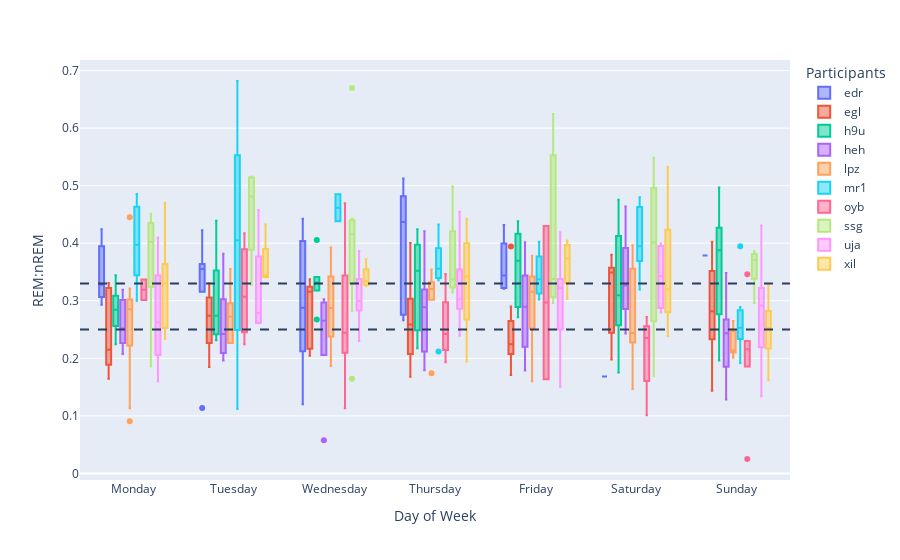

Notebook cell for this chart:
### Code cell
# plot average sleep REM:nREM ratio for each participant for each day_name ordered from Monday to Sunday
# order x axis day_name by day of the week
slpfilt['day_name'] = pd.Categorical(slpfilt['day_name'], categories=['Monday', 'Tuesday', 'Wednesday', 'Thursday', 'Friday', 'Saturday', 'Sunday'], ordered=True)
fig = px.box(slpfilt, x="day_name", y="REM:nREM", color="pid", #points="all",
                labels={
                    "REM:nREM": "REM:nREM",
                    "day_name": "Day of Week",
                    "pid": "Participants"
                })
fig.add_hline(y=0.25, line_dash="dash")
fig.add_hline(y=0.33, line_dash="dash")
fig.update_xaxes(categoryorder='array', categoryarray= ['Monday', 'Tuesday', 'Wednesday', 'Thursday', 'Friday', 'Saturday', 'Sunday'])
fig.show()

### Figure 1 — Plotly figure (JSON) as saved in the notebook; plotly's stock layout.template omitted (floating-point values rounded to 4 significant figures)
{"data": [{"alignmentgroup": "True", "hovertemplate": "Participants=edr<br>Day of Week=%{x}<br>REM:nREM=%{y}<extra></extra>", "legendgroup": "edr", "marker": {"color": "#636efa"}, "name": "edr", "notched": false, "offsetgroup": "edr", "orientation": "v", "showlegend": true, "type": "box", "x": ["Wednesday", "Thursday", "Friday", "Monday", "Tuesday", "Wednesday", "Thursday", "Friday", "Saturday", "Monday", "Tuesday", "Wednesday", "Thursday", "Friday", "Monday", "Tuesday", "Wednesday", "Thursday", "Friday", "Saturday", "Tuesday", "Wednesday", "Friday", "Thursday", "Sunday", "Monday", "Tuesday", "Wednesday", "Thursday", "Monday", "Tuesday", "Wednesday", "Wednesday"], "x0": " ", "xaxis": "x", "y": [0.4188, 0.2758, 0.3211, 0.328, 0.3158, 0.4424, 0.4506, 0.3228, 0.1683, 0.4242, 0.3571, 0.2144, 0.4816, 0.3439, 0.3848, 0.3534, 0.2562, 0.5125, 0.3887, null, 0.1136, 0.3199, 0.4319, 0.2661, 0.3788, 0.2932, 0.4226, 0.389, 0.4228, 0.311, 0.3639, 0.2105, 0.1201], "y0": " ", "yaxis": "y"}, {"alignmentgroup": "True", "hovertemplate": "Participants=egl<br>Day of Week=%{x}<br>REM:nREM=%{y}<extra></extra>", "legendgroup": "egl", "marker": {"color": "#EF553B"}, "name": "egl", "notched": false, "offsetgroup": "egl", "orientation": "v", "showlegend": true, "type": "box", "x": ["Wednesday", "Thursday", "Friday", "Friday", "Sunday", "Sunday", "Tuesday", "Tuesday", "Friday", "Sunday", "Tuesday", "Wednesday", "Thursday", "Friday", "Sunday", "Sunday", "Monday", "Tuesday", "Wednesday", "Thursday", "Saturday", "Saturday", "Monday", "Monday", "Tuesday", "Wednesday", "Friday", "Friday", "Sunday", "Monday", "Monday", "Friday", "Friday", "Sunday", "Monday", "Tuesday", "Thursday", "Friday", "Saturday", "Saturday", "Monday", "Monday", "Wednesday", "Thursday", "Friday", "Saturday", "Sunday", "Tuesday", "Wednesday", "Thursday", "Friday"], "x0": " ", "xaxis": "x", "y": [0.3244, 0.2308, 0.1709, 0.2903, 0.3644, 0.3395, 0.2954, 0.3301, 0.2247, 0.2639, 0.1849, 0.314, 0.4003, 0.2175, 0.4024, 0.2052, 0.1645, 0.2741, 0.2043, 0.2076, 0.1981, 0.3501, 0.184, 0.3142, 0.309, 0.3175, 0.3944, 0.2585, 0.1435, 0.3304, 0.2329, 0.2081, 0.2558, 0.2612, 0.3311, 0.2546, 0.1679, 0.2074, 0.2596, 0.38, 0.197, 0.1939, 0.2168, 0.3034, 0.1954, 0.349, 0.3001, 0.2173, 0.3373, 0.2868, 0.2672], "y0": " ", "yaxis": "y"}, {"alignmentgroup": "True", "hovertemplate": "Participants=h9u<br>Day of Week=%{x}<br>REM:nREM=%{y}<extra></extra>", "legendgroup": "h9u", "marker": {"color": "#00cc96"}, "name": "h9u", "notched": false, "offsetgroup": "h9u", "orientation": "v", "showlegend": true, "type": "box", "x": ["Friday", "Saturday", "Sunday", "Monday", "Tuesday", "Wednesday", "Thursday", "Thursday", "Saturday", "Sunday", "Monday", "Tuesday", "Wednesday", "Thursday", "Friday", "Saturday", "Sunday", "Monday", "Tuesday", "Wednesday", "Thursday", "Friday", "Saturday", "Sunday", "Monday", "Tuesday", "Wednesday", "Thursday", "Friday", "Saturday", "Sunday", "Monday", "Monday", "Tuesday", "Thursday", "Friday", "Saturday", "Sunday", "Monday", "Tuesday", "Wednesday", "Thursday", "Friday", "Saturday", "Sunday", "Sunday", "Tuesday", "Wednesday", "Thursday", "Friday", "Saturday", "Sunday", "Monday", "Monday", "Tuesday", "Thursday", "Thursday", "Friday", "Sunday"], "x0": " ", "xaxis": "x", "y": [0.3697, 0.3836, 0.3825, 0.231, 0.2653, 0.2674, 0.4153, 0.2488, 0.2876, 0.2517, 0.2644, 0.2388, 0.4057, 0.3906, 0.3387, 0.2388, 0.196, 0.3065, 0.3379, 0.3179, 0.2174, null, 0.2759, 0.3929, 0.2745, 0.4388, 0.3299, 0.2847, 0.3874, 0.1754, 0.3021, 0.3445, 0.3, 0.2447, 0.2415, 0.4259, 0.4756, 0.413, 0.3157, 0.2831, 0.3412, 0.3172, 0.2725, 0.3312, 0.4334, 0.427, 0.2314, 0.3333, 0.3975, 0.2714, 0.4414, 0.497, 0.2843, 0.2245, 0.3673, 0.4242, 0.3869, 0.4383, 0.2767], "y0": " ", "yaxis": "y"}, {"alignmentgroup": "True", "hovertemplate": "Participants=heh<br>Day of Week=%{x}<br>REM:nREM=%{y}<extra></extra>", "legendgroup": "heh", "marker": {"color": "#ab63fa"}, "name": "heh", "notched": false, "offsetgroup": "heh", "orientation": "v", "showlegend": true, "type": "box", "x": ["Thursday", "Friday", "Sunday", "Sunday", "Monday", "Tuesday", "Wednesday", "Thursday", "Friday", "Sunday", "Sunday", "Monday", "Tuesday", "Thursday", "Thursday", "Friday", "Saturday", "Sunday", "Monday", "Tuesday", "Wednesday", "Thursday", "Friday", "Saturday", "Sunday", "Monday", "Tuesday", "Wednesday", "Thursday", "Friday", "Saturday", "Sunday", "Monday", "Tuesday", "Wednesday", "Thursday", "Friday", "Saturday", "Sunday", "Monday", "Tuesday", "Wednesday", "Thursday", "Friday", "Saturday", "Sunday", "Monday", "Tuesday", "Wednesday", "Thursday", "Friday", "Saturday", "Sunday"], "x0": " ", "xaxis": "x", "y": [0.1792, 0.2688, 0.2869, 0.2609, 0.3193, 0.2057, 0.297, 0.4206, 0.1786, 0.1286, 0.2546, 0.2074, 0.3112, 0.2101, 0.3328, 0.2167, 0.3189, 0.2025, 0.2676, 0.2421, 0.241, 0.2379, 0.4018, 0.4637, 0.2328, 0.22, 0.2774, 0.3025, 0.2886, 0.2239, 0.2432, 0.2675, 0.2519, 0.2201, 0.2898, 0.3148, 0.3634, 0.3338, 0.1704, 0.2472, 0.196, 0.2057, 0.3154, 0.3244, 0.2855, 0.1852, 0.3127, 0.3818, 0.05753, 0.2122, 0.3106, 0.3916, 0.3485], "y0": " ", "yaxis": "y"}, {"alignmentgroup": "True", "hovertemplate": "Participants=lpz<br>Day of Week=%{x}<br>REM:nREM=%{y}<extra></extra>", "legendgroup": "lpz", "marker": {"color": "#FFA15A"}, "name": "lpz", "notched": false, "offsetgroup": "lpz", "orientation": "v", "showlegend": true, "type": "box", "x": ["Friday", "Saturday", "Sunday", "Monday", "Wednesday", "Thursday", "Saturday", "Tuesday", "Wednesday", "Thursday", "Friday", "Sunday", "Monday", "Monday", "Tuesday", "Thursday", "Friday", "Saturday", "Sunday", "Monday", "Tuesday", "Wednesday", "Friday", "Sunday", "Monday", "Tuesday", "Saturday", "Saturday", "Monday", "Monday", "Wednesday", "Thursday", "Friday", "Friday", "Sunday", "Monday", "Monday", "Tuesday", "Wednesday", "Thursday", "Friday", "Saturday", "Sunday", "Monday", "Tuesday", "Wednesday", "Thursday", "Saturday", "Sunday", "Monday"], "x0": " ", "xaxis": "x", "y": [0.2958, 0.272, 0.2154, 0.4453, 0.2505, 0.31, 0.2243, 0.2268, 0.238, 0.3543, 0.3172, 0.2011, 0.2843, 0.3212, 0.2265, 0.3308, 0.3157, 0.3963, 0.2648, 0.2851, 0.2955, 0.3242, 0.2372, 0.2122, 0.2942, 0.2528, 0.1469, 0.2371, 0.09072, 0.2959, 0.3423, 0.3018, 0.1604, 0.3504, 0.2136, null, null, 0.2927, 0.3925, 0.3322, 0.3783, 0.3833, 0.2574, 0.2586, 0.3552, 0.1867, 0.1742, 0.244, 0.2092, 0.1134], "y0": " ", "yaxis": "y"}, {"alignmentgroup": "True", "hovertemplate": "Participants=mr1<br>Day of Week=%{x}<br>REM:nREM=%{y}<extra></extra>", "legendgroup": "mr1", "marker": {"color": "#19d3f3"}, "name": "mr1", "notched": false, "offsetgroup": "mr1", "orientation": "v", "showlegend": true, "type": "box", "x": ["Thursday", "Friday", "Monday", "Tuesday", "Thursday", "Saturday", "Sunday", "Monday", "Tuesday", "Wednesday", "Friday", "Saturday", "Sunday", "Monday", "Thursday", "Thursday", "Friday", "Saturday", "Sunday", "Monday", "Wednesday", "Thursday", "Sunday", "Monday", "Sunday", "Monday", "Saturday", "Sunday", "Monday", "Tuesday", "Thursday", "Friday", "Saturday", "Sunday", "Tuesday", "Thursday"], "x0": " ", "xaxis": "x", "y": [0.3688, 0.323, 0.4313, 0.6819, 0.3356, 0.3947, 0.3949, 0.4739, 0.4235, 0.4383, 0.3021, 0.4799, 0.2892, 0.3466, 0.3558, 0.3987, 0.3515, 0.3198, 0.1918, 0.3434, 0.4851, 0.3522, 0.2531, 0.3975, 0.2298, 0.4855, 0.3858, 0.2458, 0.2998, 0.3867, 0.4323, 0.4024, 0.4573, 0.267, 0.1118, 0.2118], "y0": " ", "yaxis": "y"}, {"alignmentgroup": "True", "hovertemplate": "Participants=oyb<br>Day of Week=%{x}<br>REM:nREM=%{y}<extra></extra>", "legendgroup": "oyb", "marker": {"color": "#FF6692"}, "name": "oyb", "notched": false, "offsetgroup": "oyb", "orientation": "v", "showlegend": true, "type": "box", "x": ["Thursday", "Sunday", "Tuesday", "Friday", "Saturday", "Sunday", "Wednesday", "Saturday", "Sunday", "Monday", "Tuesday", "Wednesday", "Thursday", "Saturday", "Sunday", "Wednesday", "Thursday", "Saturday", "Sunday", "Wednesday", "Thursday", "Friday", "Sunday", "Monday", "Tuesday", "Saturday", "Wednesday", "Friday", "Sunday"], "x0": " ", "xaxis": "x", "y": [0.3465, 0.1858, 0.4172, 0.4301, 0.2718, 0.3462, 0.3021, 0.101, 0.23, 0.3369, 0.2246, 0.242, 0.1933, 0.2352, 0.2036, 0.1131, 0.2361, 0.2503, 0.2279, 0.4693, 0.2487, null, null, 0.3013, 0.3071, 0.1805, 0.2443, 0.1637, 0.02506], "y0": " ", "yaxis": "y"}, {"alignmentgroup": "True", "hovertemplate": "Participants=ssg<br>Day of Week=%{x}<br>REM:nREM=%{y}<extra></extra>", "legendgroup": "ssg", "marker": {"color": "#B6E880"}, "name": "ssg", "notched": false, "offsetgroup": "ssg", "orientation": "v", "showlegend": true, "type": "box", "x": ["Friday", "Sunday", "Sunday", "Monday", "Tuesday", "Wednesday", "Thursday", "Sunday", "Sunday", "Monday", "Wednesday", "Wednesday", "Saturday", "Wednesday", "Wednesday", "Thursday", "Saturday", "Monday", "Monday", "Tuesday", "Thursday", "Friday", "Tuesday", "Saturday", "Sunday", "Sunday", "Wednesday", "Wednesday", "Thursday", "Saturday", "Sunday", "Tuesday", "Wednesday", "Friday", "Monday", "Wednesday"], "x0": " ", "xaxis": "x", "y": [0.6248, 0.2961, 0.3799, 0.1862, 0.3278, 0.392, 0.4991, 0.3861, 0.3812, 0.4299, 0.1644, 0.6698, 0.3592, 0.4428, 0.4161, 0.3424, 0.5485, 0.4513, 0.3696, 0.5127, 0.3144, 0.2964, 0.4499, 0.1695, 0.3382, 0.3616, 0.4335, 0.3455, 0.3313, 0.4434, null, 0.516, 0.4387, 0.3377, 0.4023, 0.2821], "y0": " ", "yaxis": "y"}, {"alignmentgroup": "True", "hovertemplate": "Participants=uja<br>Day of Week=%{x}<br>REM:nREM=%{y}<extra></extra>", "legendgroup": "uja", "marker": {"color": "#FF97FF"}, "name": "uja", "notched": false, "offsetgroup": "uja", "orientation": "v", "showlegend": true, "type": "box", "x": ["Wednesday", "Thursday", "Friday", "Saturday", "Sunday", "Monday", "Wednesday", "Friday", "Sunday", "Monday", "Tuesday", "Wednesday", "Friday", "Saturday", "Sunday", "Monday", "Tuesday", "Wednesday", "Thursday", "Friday", "Friday", "Sunday", "Monday", "Tuesday", "Wednesday", "Thursday", "Friday", "Sunday", "Monday", "Wednesday", "Thursday", "Friday", "Thursday", "Friday", "Saturday", "Sunday", "Monday", "Tuesday", "Wednesday", "Thursday", "Saturday", "Monday", "Wednesday", "Friday"], "x0": " ", "xaxis": "x", "y": [0.2964, 0.4545, 0.3148, 0.2797, 0.2903, 0.3456, 0.3866, 0.419, 0.293, 0.3392, 0.4578, 0.323, 0.331, 0.3903, 0.2195, 0.1975, 0.2961, 0.2301, 0.3209, 0.3584, 0.1806, 0.4306, 0.1601, 0.2616, 0.2826, 0.3016, 0.3279, 0.3222, 0.4099, 0.2839, 0.3025, 0.1505, null, 0.2734, 0.2949, 0.134, 0.2629, 0.2612, 0.3029, 0.2391, 0.3997, 0.2308, 0.3527, 0.322], "y0": " ", "yaxis": "y"}, {"alignmentgroup": "True", "hovertemplate": "Participants=xil<br>Day of Week=%{x}<br>REM:nREM=%{y}<extra></extra>", "legendgroup": "xil", "marker": {"color": "#FECB52"}, "name": "xil", "notched": false, "offsetgroup": "xil", "orientation": "v", "showlegend": true, "type": "box", "x": ["Thursday", "Friday", "Saturday", "Monday", "Tuesday", "Wednesday", "Friday", "Saturday", "Sunday", "Monday", "Tuesday", "Thursday", "Thursday", "Sunday", "Monday", "Monday", "Saturday", "Sunday", "Monday", "Monday", "Wednesday", "Wednesday", "Thursday", "Sunday", "Monday", "Tuesday", "Thursday", "Saturday", "Saturday", "Sunday", "Monday", "Wednesday", "Thursday", "Friday", "Sunday", "Sunday", "Tuesday", "Thursday", "Thursday", "Friday", "Sunday", "Monday", "Tuesday"], "x0": " ", "xaxis": "x", "y": [0.36, 0.4049, 0.2387, 0.3797, 0.3417, 0.3376, 0.3032, 0.5324, 0.2482, 0.3584, 0.3468, 0.1944, 0.3609, 0.2567, 0.2339, 0.3418, 0.2939, 0.2932, 0.3299, 0.2403, 0.3723, 0.3303, 0.3023, 0.162, 0.2667, 0.341, 0.4426, 0.3201, 0.387, 0.1913, 0.2566, 0.3255, 0.2325, 0.3886, 0.3289, 0.2427, null, 0.4394, 0.3247, 0.3583, 0.2715, 0.4702, 0.4328], "y0": " ", "yaxis": "y"}], "layout": {"boxmode": "group", "legend": {"title": {"text": "Participants"}, "tracegroupgap": 0}, "margin": {"t": 60}, "shapes": [{"line": {"dash": "dash"}, "type": "line", "x0": 0, "x1": 1, "xref": "x domain", "y0": 0.25, "y1": 0.25, "yref": "y"}, {"line": {"dash": "dash"}, "type": "line", "x0": 0, "x1": 1, "xref": "x domain", "y0": 0.33, "y1": 0.33, "yref": "y"}], "xaxis": {"anchor": "y", "categoryarray": ["Monday", "Tuesday", "Wednesday", "Thursday", "Friday", "Saturday", "Sunday"], "categoryorder": "array", "domain": [0, 1], "title": {"text": "Day of Week"}}, "yaxis": {"anchor": "x", "domain": [0, 1], "title": {"text": "REM:nREM"}}}}
